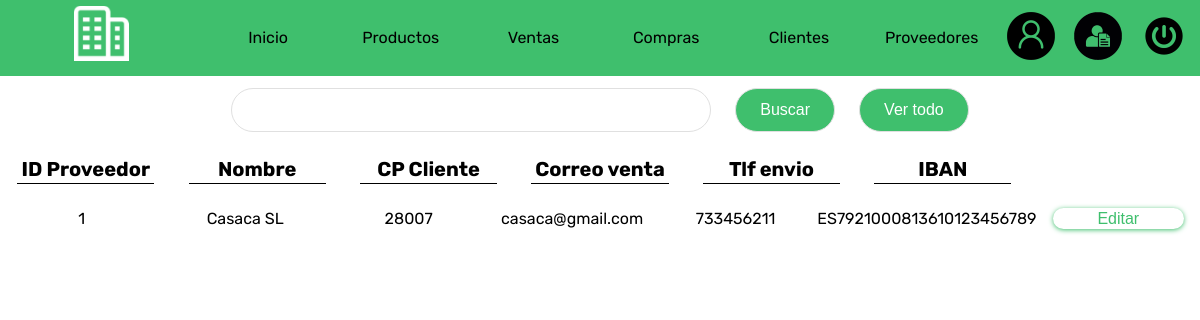
/proveedores.php (signed in), run on an earlier commit of the app's database.
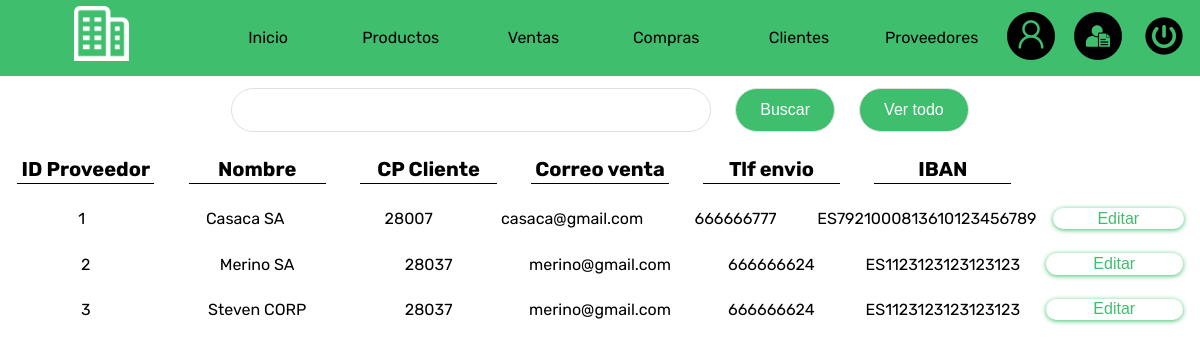
And on a later commit of the database.
### tables this page shows
CREATE TABLE `proveedores` (
  `id_proveedor` int(3) NOT NULL,
  `nombre` varchar(40) DEFAULT NULL,
  `cp` varchar(6) DEFAULT NULL,
  `correo` varchar(40) DEFAULT NULL,
  `tlf` varchar(14) DEFAULT NULL,
  `iban` varchar(30) DEFAULT NULL
);

### Db/Con1Db.php (called while the page is built)
<?php
class Connection
{
    public static function conn1()
    {
        $mysqli = new mysqli('localhost', 'root','', 'erp');
        if($mysqli->connect_errno)
        {
            printf("Error en la conexion: %s\n", $mysqli->coneect_errno);
        }
        else
        {
            $mysqli->set_charset('utf8');
            return $mysqli;
        }
    }
}
?>

### Models/Datos1Model.php (called while the page is built, shortened)
<?php
class Datos
{
    private $mysqli;
    private $data;
    public function __construct()
    {
        $this->mysqli= Connection::conn1();
        $this->data=array();
    }
    public function getData1($sql)
    {
        $result = $this->mysqli->query($sql);
        while($rows=$result->fetch_object())
        {
            $this->data[]=$rows;
        }
        return $this->data;
    }
}
?>

### Controllers/ProveedoresController1.php (the view)
<?php
if(file_exists("../Db/Con1Db.php"))
{
    require_once "../Db/Con1Db.php";
    require_once "../Models/Datos1Model.php";
}
elseif(file_exists("Db/Con1Db.php"))
{
    require_once "Db/Con1Db.php";
    require_once "Models/Datos1Model.php";
}
$objData = new Datos;
$buscaproducto = "select * from proveedores";
$data = $objData->getData1($buscaproducto);
if(empty($data))
{
    echo"
    <div class='bloque1'>
    No hay datos
    </div>
    ";
}else{
    echo"
    <div class='bloque0'>
    <div class='bloque1'><h1 class='border'>ID Proveedor</h1></div>
    <div class='bloque1'><h1 class='border'>Nombre</h1></div>
    <div class='bloque1'><h1 class='border'>CP Cliente</h1></div>
    <div class='bloque1'><h1 class='border'>Correo venta</h1></div>
    <div class='bloque1'><h1 class='border'>Tlf envio</h1></div>
    <div class='bloque1'><h1 class='border'>IBAN</h1></div>
    <div class='bloque1'></div>
    </div>
    ";
    foreach($data as $row)
    {
        echo"
        <div class='bloque0'>
            <div class='bloque1'>$row->id_proveedor</div>
            <div class='bloque1'>$row->nombre</div>
            <div class='bloque1'>$row->cp</div>
            <div class='bloque1'>$row->correo</div>
            <div class='bloque1'>$row->tlf</div>
            <div class='bloque1'>$row->iban</div>
            <div class='bloque1'><a class='editar' href='editarproveedores.php?idproveedor=$row->id_proveedor'>Editar</a></div>
        </div>
        ";
    }
}
?>

### proveedores.php (shortened to what this page needs)
<!DOCTYPE html>
<html lang="en">
<head>
    <link rel="stylesheet" href="Assets/css/style.css">
</head>
<body>
    <?php require_once "Views/Shared/Header3View.php";?>
    <?php require_once "Views/Proveedores/Proveedores1View.php";?>
</body>
</html>

### Views/Shared/Header3View.php
<header class="flex">
        <div class="col-2  center">
            <a class="erpa " href="#"><img src="Assets/img/icono.png" alt=""></a>
        </div>
        <div class="col-8  center">
                <a href="erp.php" class=" botonnav col-2 ahover">Inicio</a>
                <a href="productos.php" class=" botonnav col-2 ahover ">Productos</a>
                <a href="ventas.php" class=" botonnav col-2 ahover">Ventas</a>
                <a href="compras.php" class=" botonnav col-2 ahover">Compras</a>
                <a href="clientes.php" class=" botonnav col-2 ahover">Clientes</a>
                <a href="proveedores.php" class=" botonnav col-2 ahover">Proveedores</a>
        </div>
        <div class="col-2 center" id="usuario">
        <a class="col-4" href="iniciarsesion.php"><img class="s1" src="Assets/img/usuario.png" alt="iniciosesion"></a>
        <a class="col-4" href="registrarse.php"><img class="s1" src="Assets/img/registro.png" alt="registro" ></a>
        <a class="col-4" href="index.php"><img class="s1" src="Assets/img/cerrar.png" alt="cerrarsesion"></a>
        </div>
    </header>

### Views/Proveedores/Proveedores1View.php
<div class="contenedor0" id="contenedor0">
    <div class="bloque1" id="">
        <form id="formConsultaProveedores1" class="bloque1 col-8">
            <input type="text" name="textConsultaProveedores1" id="textConsultaProveedores1" required class="campo1">
            <input type="submit" name="botonConsultaProveedores1" id="botonConsultaProveedores1" class="boton1" value="Buscar">
            <input type="button" name="botonConsultaProveedores2" id="botonConsultaProveedores2" class="boton1" value="Ver todo">
        </form>
    </div>
    <div class="contenedor2" id="contenedor2">
        <?php require_once "Controllers/ProveedoresController1.php"; ?>
    </div>
</div>

### Assets/css/style.css (style rules this page uses)
* { padding: 0; margin: 0; box-sizing: border-box; font-family: 'Rubik', sans-serif; text-align: center; }
img { max-width: 100%; }
.col-2 { width: 16.66%; }
.col-4 { width: 33.33%; }
.col-8 { width: 66.66%; }
.flex { display: flex; flex-wrap: wrap; }
.erpa { text-decoration: none; text-align: center; font-size:xx-large; color: rgb(255, 255, 255); padding: 2%; cursor: pointer; }
.center { display: flex; flex-wrap: wrap; justify-content: center; align-items: center; }
header { background-color: #3FBF6D; padding: 0.2%; color: #000000; }
header a { text-decoration: none; color: white; cursor: pointer; text-align: center; }
.botonnav { background-color: #3FBF6D; padding: 1%; text-align: center; color:#000000; }
#usuario { text-align: right; }
.bloque0 { display: flex; flex-direction: row; align-items: center; justify-content: center; width: 100%; padding: 1% 0; }
.bloque1 { display: flex; flex-direction: row; align-items: center; justify-content: center; width: 100%; }
.border { border-bottom: 1px solid black; padding: 1% 0; width: 80%; margin: 0 auto; }
h1.border { font-size: 2.5vh; text-align: center; }
.campo1 { text-align: left; font-family: Arial, Helvetica, sans-serif; width: 40%; }
input, textarea, checkbox, submit, select { background-color: #ffffff; color: #000000; border: 1px solid #e0e0e0; border-radius: 30px; padding: 1% 2%; margin: 1%; text-align: left; text-decoration: none; font-family: Arial, Helvetica, sans-serif; font-size: 100%; cursor: pointer; outline: 0; }
.boton1 { background-color: #3FBF6D; color: #ffffff; text-align: center; font-family: Arial, Helvetica, sans-serif; padding: 1% 2%; border-radius: 30px; }
.editar { background-color: #ffffff; border-radius: 14px; color: #3FBF6D; box-shadow:0px 1px 5px 0px #3FBF6D; text-align: center; font-family: Arial, Helvetica, sans-serif; padding: 1% 2%; width: 80%; text-decoration: none; }

What changed in the data, as far as the page shows it:
changed proveedores "casaca@gmail.com": nombre "Casaca SL" → "Casaca SA"; tlf "733456211" → "666666777"
added proveedores: id_proveedor "2", nombre "Merino SA", cp "28037", correo "merino@gmail.com", tlf "666666624", iban "ES1123123123123123"
added proveedores: id_proveedor "3", nombre "Steven CORP", cp "28037", correo "merino@gmail.com", tlf "666666624", iban "ES1123123123123123"
